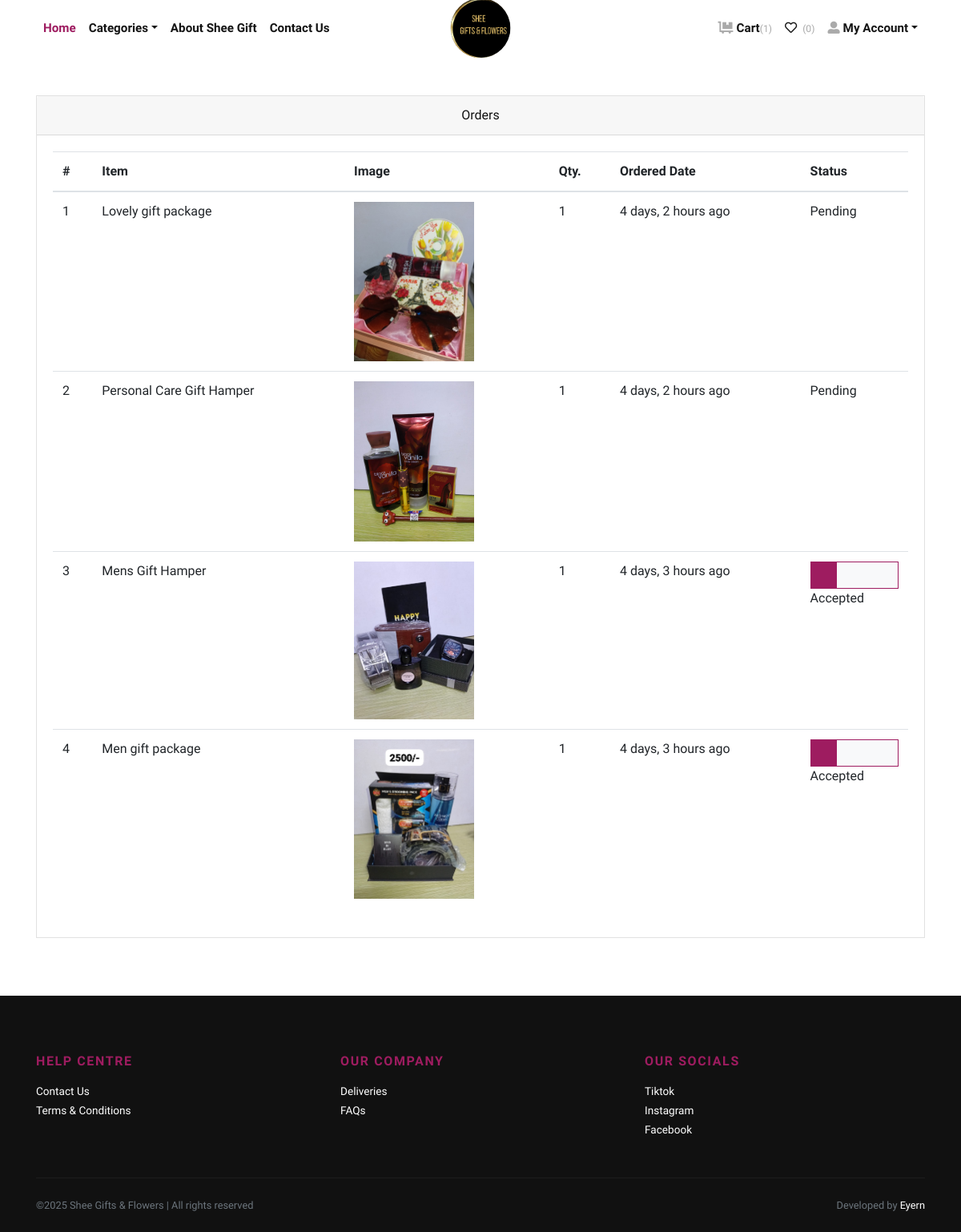
The page /orders/ (signed in) on the database its author committed.
### store/models.py (models this page shows, shortened)
class Order(models.Model):
    user = models.ForeignKey(User, verbose_name="User", on_delete=models.CASCADE)
    address = models.ForeignKey(Address, verbose_name="Shipping Address", on_delete=models.CASCADE)
    product = models.ForeignKey(Product, verbose_name="Product", on_delete=models.CASCADE)
    quantity = models.PositiveIntegerField(verbose_name="Quantity")
    ordered_date = models.DateTimeField(auto_now_add=True, verbose_name="Ordered Date")
    status = models.CharField(
        choices=STATUS_CHOICES,
        max_length=50,
        default="Pending"
        )

class Product(models.Model):
    title = models.CharField(max_length=150, verbose_name="Product Title")
    slug = models.SlugField(max_length=160, verbose_name="Product Slug")
    sku = models.CharField(max_length=255, unique=True, verbose_name="Unique Product ID (SKU)")
    short_description = models.TextField(verbose_name="Short Description")
    detail_description = models.TextField(blank=True, null=True, verbose_name="Detail Description")
    product_image = models.ImageField(upload_to='product', blank=True, null=True, verbose_name="Product Image")
    price = models.DecimalField(max_digits=8, decimal_places=2)
    category = models.ForeignKey(Category, verbose_name="Product Categoy", on_delete=models.CASCADE)
    is_active = models.BooleanField(verbose_name="Is Active?")
    is_featured = models.BooleanField(verbose_name="Is Featured?")
    created_at = models.DateTimeField(auto_now_add=True, verbose_name="Created Date")
    updated_at = models.DateTimeField(auto_now=True, verbose_name="Updated Date")
    class Meta:
        verbose_name_plural = 'Products'
        ordering = ('-created_at', )

### store/views.py (the view)
# urls.py: path('orders/', views.orders, name="orders"),
@login_required
def orders(request):
    all_orders = Order.objects.filter(user=request.user).order_by('-ordered_date')
    return render(request, 'store/orders.html', {'orders': all_orders})

### store/context_preprocessors.py (called while the page is built)
def store_menu(request):
    categories = Category.objects.filter(is_active=True)
    context = {
        'categories_menu': categories,
    }
    return context

def cart_menu(request):
    if request.user.is_authenticated:
        cart_items= Cart.objects.filter(user=request.user)
        context = {
            'cart_items': cart_items,
        }
    else:
        context = {}
    return context

### templates/store/orders.html (shortened to what this page needs)
{% extends 'base.html' %}
{% load static %}
{% load humanize %}
    {% block content %}
      <div class="container py-5">
        <div class="row">
          <div class="col-lg-12">
            <div class="card mb-4" id="tables">
              <div class="card-header text-center">Orders</div>
              <div class="card-body">
                <table class="table table-hover">
                  <thead>
                    <tr>
                      <th>#</th>
                      <th>Item</th>
                      <th>Image</th>
                      <th>Qty.</th>
                      <th>Ordered Date</th>
                      <th>Status</th>
                    </tr>
                  </thead>
                  <tbody>
                    {% if orders %}
                    {% for order in orders %}
                    <tr>
                      <td>{{forloop.counter}}</td>
                      <td>{{order.product.title}}</td>
                      <td>
                        {% if order.product.product_image %}
                          <img src="{{order.product.product_image.url}}" alt="{{order.product.product_ttile}}" style="width:150px;">
                        {% endif %}
                      </td>
                      <td>{{order.quantity}}</td>
                      <td>{{order.ordered_date|naturaltime}}</td>
                      <td>
                        {% if order.status == 'Accepted' %}
                        <div class="bg-light border border-primary">
                            <div class="p-3 bg-primary" style="width:0;"></div>
                        </div>
                        {% endif %}
                        {{order.status}}
                      </td>
                    </tr>
                    {% endfor %}
                    {% endif %}
                  </tbody>
                </table>
              </div>
            </div>
          </div>
        </div>
      </div>
{% endblock content %}

### static/css/style.default.css (style rules this page uses)
.border { border: 1px solid #dee2e6 !important; }
.border-primary { border-color: #9E1C60 !important; }
body { font-family: "Libre Franklin", sans-serif; font-size: 1rem; font-weight: 400; line-height: 1.5; color: #111111; background-color: #fff; }
.bg-primary { background-color: #9E1C60 !important; }
.bg-light { background-color: #f8f9fa !important; }
.card { background-color: #fff; border: 1px solid rgba(17, 17, 17, 0.125); border-radius: 0; }
.card-body { padding: 1.25rem; }
.card-header { padding: 0.75rem 1.25rem; background-color: rgba(17, 17, 17, 0.03); border-bottom: 1px solid rgba(17, 17, 17, 0.125); }
.card-header:first-child { border-radius: calc(0 - 1px) calc(0 - 1px) 0 0; }

### rows shown on the page
Order: product "Lovely gift package", product.product_image (picture), quantity "1", ordered_date "4 days, 2 hours ago", status "Pending"
Order: product "Personal Care Gift Hamper", product.product_image (picture), quantity "1", ordered_date "4 days, 2 hours ago", status "Pending"
Order: product "Mens Gift Hamper", product.product_image (picture), quantity "1", ordered_date "4 days, 3 hours ago", status "Accepted"
Order: product "Men gift package", product.product_image (picture), quantity "1", ordered_date "4 days, 3 hours ago", status "Accepted"

### other values the page prints
{{ cart_items.count }} "1"
